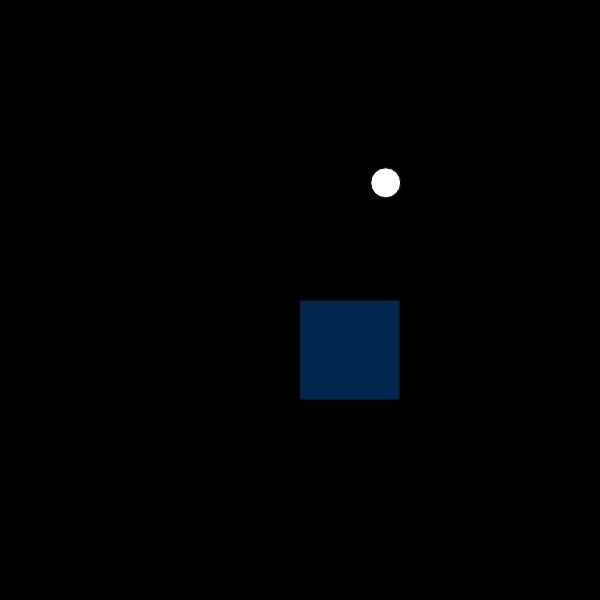
Frame 1 (no input)
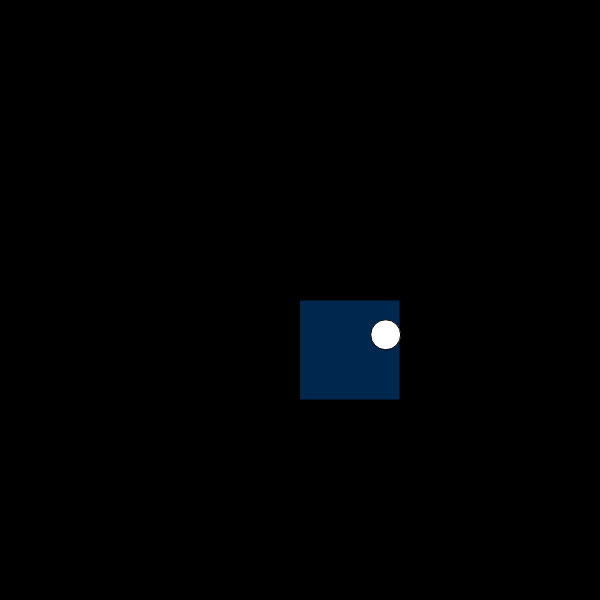
Frame 60 (no input)
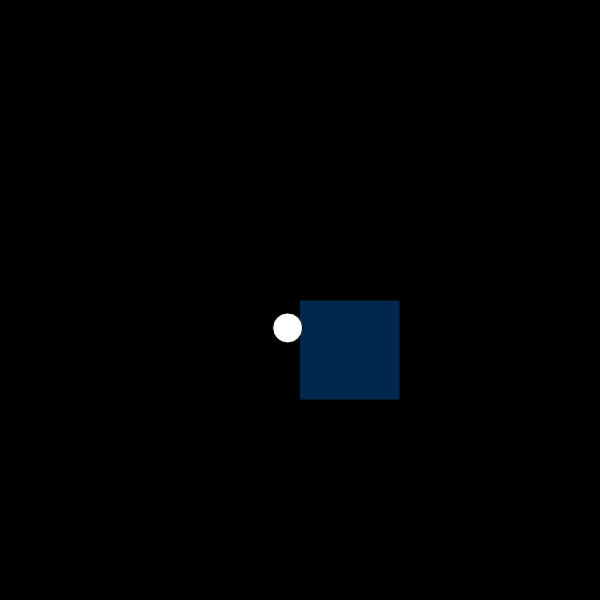
Frame 120 (the mouse pressed at the canvas centre since frame 60)

The p5.js sketch that drew these frames (run headless with seeded random() and noise() and a simulated clock; from frame 60 on, the mouse is pressed at the canvas centre):

// p5.js sketch
// ── sketch.js
class Mover {
  position
  velocity
  acceleration
  mass

  constructor(mass, x = width / 2, y = height / 2) {
    this.position = createVector(x, y)
    this.velocity = createVector()
    this.acceleration = createVector()
    this.mass = mass
  }

  applyForce(force) {
    // A = F / M
    // consider M = 1
    // this code should already account for the case of multiple forces
    let f = p5.Vector.div(force, this.mass)
    this.acceleration.add(f)
  }

  move() {
    this.position.add(this.velocity)
    this.velocity.add(this.acceleration)

    this.acceleration.mult(0)

    this.checkEdges()
    this.draw()
  }

  draw() {
    fill("white")
    circle(this.position.x, this.position.y, this.mass)
  }

  checkEdges() {
    let bounce = -0.9
    if (this.position.x > (width - this.mass / 2)) {
      this.position.x = width - this.mass / 2
      this.velocity.x *= bounce
    }
    if (this.position.x < (0 + this.mass / 2)) {
      this.position.x = 0 + this.mass / 2
      this.velocity.x *= bounce
    }
    if (this.position.y < (0 + this.mass / 2)) {
      this.position.y = 0 + this.mass / 2
      this.velocity.y *= bounce
    }
    if (this.position.y > (height - this.mass / 2)) {
      this.position.y = height - this.mass / 2
      this.velocity.y *= bounce
    }
  }

  checkEdgesWithForces() {
    let forceX = -(1 / (width - this.position.x) * 100)
    let forceY = -(1 / (height - this.position.y) * 100)
    let forceZeroX = (1 / (this.position.x) * 100)
    let forceZeroY = (1 / (this.position.y) * 100)
    let force = createVector(forceX, forceY)
    let forceZero = createVector(forceZeroX, forceZeroY)
    this.applyForce(force)
    this.applyForce(forceZero)
  }

  contactBottom() {
    return (this.position.y > height - (this.mass / 2) - 1)
  }
}

class Liquid {
  constructor(x, y, w, h, c) {
    this.x = x
    this.y = y
    this.w = w
    this.h = h
    this.c = c
  }

  show() {
    fill(0, 100, 200, 100)
    rect(this.x, this.y, this.w, this.h)
  }

  contains(obj) {
    let pos = obj.position
    return (this.x < pos.x && this.x + this.w > pos.x) && (this.y < pos.y && this.y + this.h > pos.y)
  }
}

let movers = []
let liquids = []

function setup() {
  createCanvas(600, 600);
  for (i = 0; i < 1; i++) {
    movers.push(new Mover(30, random(100, width - 100), random(100, height - 100)))
  }
  for (i = 0; i < 1; i++) {
    liquids.push(new Liquid(300, 300, 100, 100, 1))
  }
}

function draw() {
  background(0);
  let gravity = createVector(0, 0.1)
  for (let liquid of liquids) {
    liquid.show()
  }
  for (let mover of movers) {

    // gravity

    mover.applyForce(p5.Vector.mult(gravity, mover.mass))

    // friction

    if (mover.contactBottom()) {
      let c = 0.1
      let friction = mover.velocity.copy()
      friction.mult(-1)
      friction.setMag(c)
      mover.applyForce(friction)
    }

    // drag

    for (let liquid of liquids) {
      console.log(liquid.contains(mover))
      if (liquid.contains(mover)) {
        let speed = mover.velocity.mag()
        let dragMagnitude = liquid.c * speed * speed
        let drag = mover.velocity.copy()
        drag = drag.mult(-1)
        drag.setMag(dragMagnitude)
        mover.applyForce(drag)
      }
    }

    // mouse attraction force

    if (mouseIsPressed) {
      let distanceX = (mouseX - mover.position.x) * 0.1
      let distanceY = (mouseY - mover.position.y) * 0.1
      let force = createVector(distanceX, distanceY)
      mover.applyForce(force)
    }

    mover.move()
  }
}
